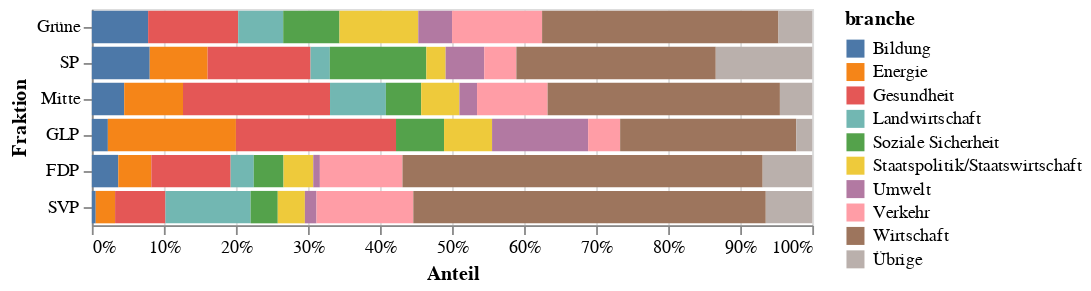

Notebook source saved alongside this figure:
### Markdown cell above
Umgekehrt kann man auch anschauen wo die Schwerpunkte der einzelnen Fraktionen liegen.
_Berücksichtigt hier sind alle Branchen mit insgesamt mindestens 20 bezahlten Lobbymandaten._

### Code cell
source = duckdb.query('''
    select branche, fraktion_lang fraktion, sort, count(1) count
    from df_bezahlt b
    join df_fraktionen f on f.fraktion = b.fraktion
    where branche in (select branche from df_bezahlt group by branche having count(1) >= 20)
    group by 1, 2, 3
    union
    select 'Übrige' branche, fraktion_lang fraktion, sort, count(1) count
    from df_bezahlt b
    join df_fraktionen f on f.fraktion = b.fraktion
    where branche not in (select branche from df_bezahlt group by branche having count(1) >= 20)
    group by 1, 2, 3
    order by branche, f.sort
''').to_df()

chart = alt.Chart(source).mark_bar().encode(
    x=alt.X('count', title='Anteil', axis=alt.Axis(format='%'), stack='normalize'),
    y=alt.Y('fraktion', title='Fraktion', sort=fraktion_namen),
    color='branche',
).properties(
    # height=400
)
chart.save('output/bars-nach-fraktion-und-branche-relativ-min20.pdf')
chart

### Figure 1 — Vega-Lite specification as saved in the notebook (floating-point values rounded to 4 significant figures)
{"config": {"view": {"continuousWidth": 400, "continuousHeight": 300}}, "data": {"name": "data-6135eb62977390cce47f114c49acb523"}, "mark": "bar", "encoding": {"color": {"field": "branche", "type": "nominal"}, "x": {"axis": {"format": "%"}, "field": "count", "stack": "normalize", "title": "Anteil", "type": "quantitative"}, "y": {"field": "fraktion", "sort": ["Grüne", "SP", "Mitte", "GLP", "FDP", "SVP"], "title": "Fraktion", "type": "nominal"}}, "$schema": "https://vega.github.io/schema/vega-lite/v4.17.0.json", "datasets": {"data-6135eb62977390cce47f114c49acb523": [{"branche": "Bildung", "fraktion": "Grüne", "sort": 1, "count": 5}, {"branche": "Bildung", "fraktion": "SP", "sort": 2, "count": 9}, {"branche": "Bildung", "fraktion": "GLP", "sort": 3, "count": 1}, {"branche": "Bildung", "fraktion": "Mitte", "sort": 4, "count": 11}, {"branche": "Bildung", "fraktion": "FDP", "sort": 5, "count": 8}, {"branche": "Bildung", "fraktion": "SVP", "sort": 6, "count": 1}, {"branche": "Energie", "fraktion": "SP", "sort": 2, "count": 9}, {"branche": "Energie", "fraktion": "GLP", "sort": 3, "count": 8}, {"branche": "Energie", "fraktion": "Mitte", "sort": 4, "count": 20}, {"branche": "Energie", "fraktion": "FDP", "sort": 5, "count": 10}, {"branche": "Energie", "fraktion": "SVP", "sort": 6, "count": 5}, {"branche": "Gesundheit", "fraktion": "Grüne", "sort": 1, "count": 8}, {"branche": "Gesundheit", "fraktion": "SP", "sort": 2, "count": 16}, {"branche": "Gesundheit", "fraktion": "GLP", "sort": 3, "count": 10}, {"branche": "Gesundheit", "fraktion": "Mitte", "sort": 4, "count": 50}, {"branche": "Gesundheit", "fraktion": "FDP", "sort": 5, "count": 24}, {"branche": "Gesundheit", "fraktion": "SVP", "sort": 6, "count": 13}, {"branche": "Landwirtschaft", "fraktion": "Grüne", "sort": 1, "count": 4}, {"branche": "Landwirtschaft", "fraktion": "SP", "sort": 2, "count": 3}, {"branche": "Landwirtschaft", "fraktion": "Mitte", "sort": 4, "count": 19}, {"branche": "Landwirtschaft", "fraktion": "FDP", "sort": 5, "count": 7}, {"branche": "Landwirtschaft", "fraktion": "SVP", "sort": 6, "count": 22}, {"branche": "Soziale Sicherheit", "fraktion": "Grüne", "sort": 1, "count": 5}, {"branche": "Soziale Sicherheit", "fraktion": "SP", "sort": 2, "count": 15}, {"branche": "Soziale Sicherheit", "fraktion": "GLP", "sort": 3, "count": 3}, {"branche": "Soziale Sicherheit", "fraktion": "Mitte", "sort": 4, "count": 12}, {"branche": "Soziale Sicherheit", "fraktion": "FDP", "sort": 5, "count": 9}, {"branche": "Soziale Sicherheit", "fraktion": "SVP", "sort": 6, "count": 7}, {"branche": "Staatspolitik/Staatswirtschaft", "fraktion": "Grüne", "sort": 1, "count": 7}, {"branche": "Staatspolitik/Staatswirtschaft", "fraktion": "SP", "sort": 2, "count": 3}, {"branche": "Staatspolitik/Staatswirtschaft", "fraktion": "GLP", "sort": 3, "count": 3}, {"branche": "Staatspolitik/Staatswirtschaft", "fraktion": "Mitte", "sort": 4, "count": 13}, {"branche": "Staatspolitik/Staatswirtschaft", "fraktion": "FDP", "sort": 5, "count": 9}, {"branche": "Staatspolitik/Staatswirtschaft", "fraktion": "SVP", "sort": 6, "count": 7}, {"branche": "Umwelt", "fraktion": "Grüne", "sort": 1, "count": 3}, {"branche": "Umwelt", "fraktion": "SP", "sort": 2, "count": 6}, {"branche": "Umwelt", "fraktion": "GLP", "sort": 3, "count": 6}, {"branche": "Umwelt", "fraktion": "Mitte", "sort": 4, "count": 6}, {"branche": "Umwelt", "fraktion": "FDP", "sort": 5, "count": 2}, {"branche": "Umwelt", "fraktion": "SVP", "sort": 6, "count": 3}, {"branche": "Verkehr", "fraktion": "Grüne", "sort": 1, "count": 8}, {"branche": "Verkehr", "fraktion": "SP", "sort": 2, "count": 5}, {"branche": "Verkehr", "fraktion": "GLP", "sort": 3, "count": 2}, {"branche": "Verkehr", "fraktion": "Mitte", "sort": 4, "count": 24}, {"branche": "Verkehr", "fraktion": "FDP", "sort": 5, "count": 25}, {"branche": "Verkehr", "fraktion": "SVP", "sort": 6, "count": 25}, {"branche": "Wirtschaft", "fraktion": "Grüne", "sort": 1, "count": 21}, {"branche": "Wirtschaft", "fraktion": "SP", "sort": 2, "count": 31}, {"branche": "Wirtschaft", "fraktion": "GLP", "sort": 3, "count": 11}, {"branche": "Wirtschaft", "fraktion": "Mitte", "sort": 4, "count": 79}, {"branche": "Wirtschaft", "fraktion": "FDP", "sort": 5, "count": 109}, {"branche": "Wirtschaft", "fraktion": "SVP", "sort": 6, "count": 91}, {"branche": "Übrige", "fraktion": "Grüne", "sort": 1, "count": 3}, {"branche": "Übrige", "fraktion": "SP", "sort": 2, "count": 15}, {"branche": "Übrige", "fraktion": "GLP", "sort": 3, "count": 1}, {"branche": "Übrige", "fraktion": "Mitte", "sort": 4, "count": 11}, {"branche": "Übrige", "fraktion": "FDP", "sort": 5, "count": 15}, {"branche": "Übrige", "fraktion": "SVP", "sort": 6, "count": 12}]}}
